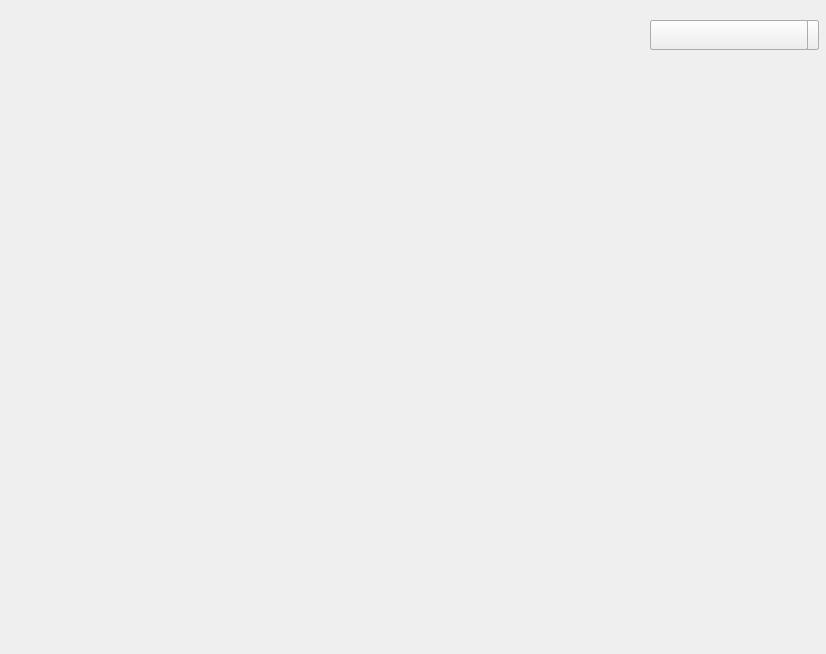
<?xml version="1.0" encoding="UTF-8"?>
<ui version="4.0">
 <class>DeviceDialogBase</class>
 <widget class="QDialog" name="DeviceDialogBase">
  <property name="geometry">
   <rect>
    <x>0</x>
    <y>0</y>
    <width>826</width>
    <height>654</height>
   </rect>
  </property>
  <property name="windowTitle">
   <string>Dialog</string>
  </property>
  <widget class="QPushButton" name="closeButton">
   <property name="geometry">
    <rect>
     <x>700</x>
     <y>20</y>
     <width>113</width>
     <height>30</height>
    </rect>
   </property>
   <property name="text">
    <string/>
   </property>
  </widget>
  <widget class="QWidget" name="verticalLayoutWidget">
   <property name="geometry">
    <rect>
     <x>729</x>
     <y>34</y>
     <width>20</width>
     <height>20</height>
    </rect>
   </property>
   <layout class="QVBoxLayout" name="verticalLayout">
    <item>
     <widget class="QLabel" name="tempLabel">
      <property name="text">
       <string/>
      </property>
     </widget>
    </item>
    <item>
     <widget class="QLabel" name="vibrationLabel">
      <property name="text">
       <string/>
      </property>
     </widget>
    </item>
    <item>
     <widget class="QLabel" name="pressureLabel">
      <property name="text">
       <string/>
      </property>
     </widget>
    </item>
    <item>
     <widget class="QLabel" name="voltageLabel">
      <property name="text">
       <string/>
      </property>
     </widget>
    </item>
    <item>
     <widget class="QLabel" name="currentLabel">
      <property name="text">
       <string/>
      </property>
     </widget>
    </item>
    <item>
     <widget class="QLabel" name="speedLabel">
      <property name="text">
       <string/>
      </property>
     </widget>
    </item>
    <item>
     <widget class="QLabel" name="updateTimeLabel">
      <property name="text">
       <string/>
      </property>
     </widget>
    </item>
    <item>
     <widget class="QLabel" name="statusLabel">
      <property name="text">
       <string/>
      </property>
     </widget>
    </item>
   </layout>
  </widget>
  <widget class="QWidget" name="verticalLayoutWidget_2">
   <property name="geometry">
    <rect>
     <x>700</x>
     <y>30</y>
     <width>20</width>
     <height>20</height>
    </rect>
   </property>
   <layout class="QVBoxLayout" name="verticalLayout_2">
    <item>
     <widget class="QLabel" name="tempLabel_2">
      <property name="text">
       <string/>
      </property>
     </widget>
    </item>
    <item>
     <widget class="QLabel" name="vibrationLabel_2">
      <property name="text">
       <string/>
      </property>
     </widget>
    </item>
    <item>
     <widget class="QLabel" name="pressureLabel_2">
      <property name="text">
       <string/>
      </property>
     </widget>
    </item>
    <item>
     <widget class="QLabel" name="voltageLabel_2">
      <property name="text">
       <string/>
      </property>
     </widget>
    </item>
    <item>
     <widget class="QLabel" name="currentLabel_2">
      <property name="text">
       <string/>
      </property>
     </widget>
    </item>
    <item>
     <widget class="QLabel" name="speedLabel_2">
      <property name="text">
       <string/>
      </property>
     </widget>
    </item>
    <item>
     <widget class="QLabel" name="updateTimeLabel_2">
      <property name="text">
       <string/>
      </property>
     </widget>
    </item>
    <item>
     <widget class="QLabel" name="statusLabel_2">
      <property name="text">
       <string/>
      </property>
     </widget>
    </item>
   </layout>
  </widget>
  <widget class="QTableView" name="tableHistoryView">
   <property name="geometry">
    <rect>
     <x>720</x>
     <y>30</y>
     <width>20</width>
     <height>20</height>
    </rect>
   </property>
  </widget>
  <widget class="QComboBox" name="comboBox">
   <property name="geometry">
    <rect>
     <x>700</x>
     <y>20</y>
     <width>96</width>
     <height>29</height>
    </rect>
   </property>
  </widget>
  <widget class="QPushButton" name="pushButton_2">
   <property name="geometry">
    <rect>
     <x>670</x>
     <y>20</y>
     <width>149</width>
     <height>30</height>
    </rect>
   </property>
   <property name="text">
    <string/>
   </property>
  </widget>
  <widget class="QPushButton" name="pushButton">
   <property name="geometry">
    <rect>
     <x>670</x>
     <y>20</y>
     <width>149</width>
     <height>30</height>
    </rect>
   </property>
   <property name="text">
    <string/>
   </property>
  </widget>
  <widget class="QPushButton" name="cautionButton">
   <property name="geometry">
    <rect>
     <x>650</x>
     <y>20</y>
     <width>158</width>
     <height>30</height>
    </rect>
   </property>
   <property name="text">
    <string/>
   </property>
  </widget>
  <widget class="QPushButton" name="deleteHistoryButton">
   <property name="geometry">
    <rect>
     <x>650</x>
     <y>20</y>
     <width>158</width>
     <height>30</height>
    </rect>
   </property>
   <property name="text">
    <string/>
   </property>
  </widget>
 </widget>
 <resources/>
 <connections/>
</ui>
